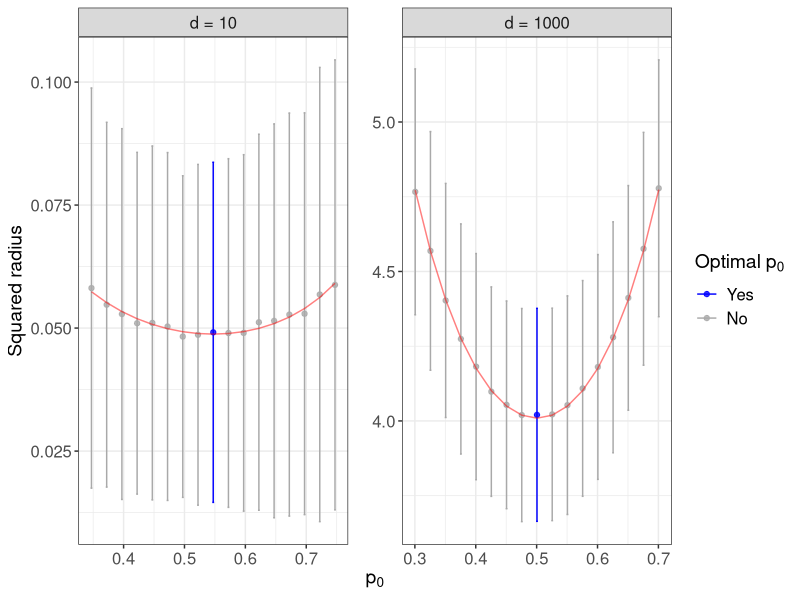

Recreate this plot in R.
# Squared radius plot for split LRT around optimal proportions

library(tidyverse)
library(data.table)
library(grid)

# Create theme
paper_theme <- theme_bw() +
  theme(plot.title = element_text(hjust = 0.5, size = 16),
        plot.subtitle = element_text(hjust = 0.5, size = 14),
        legend.title = element_text(size = 14),
        axis.title = element_text(size = 14),
        legend.text = element_text(size = 12),
        axis.text = element_text(size = 12),
        strip.text = element_text(size = 12),
        panel.spacing = unit(1.2, "lines"))

# Read in data
radius_data <- fread(file = "sim_data/fig03.csv")

# Get squared radius summaries
sq_radius_data <- radius_data %>% 
  group_by(n, d, p0) %>% 
  summarise(mean_sq_rad = mean(C_sq_radius),
            sd_sq_rad = sd(C_sq_radius),
            n_sim = n()) %>% 
  ungroup() %>% 
  mutate(dimension = factor(d, levels = c(10, 1000),
                            labels = c("d = 10", "d = 1000")))

########################
##### Create plots #####
########################

# Optimal p0 plot
opt_p0 <- function(d, alpha) {
  return(1 + (2*d - sqrt(4*d^2 + 8*d*log(1/alpha))) / (4*log(1/alpha)))
}

# Sq radius ratio plot
alpha <- 0.1

sq_radius_plot <- sq_radius_data %>%
  mutate(expectation = 2*log(1/alpha)/(n*p0) + (1/(n*p0) + 1/(n*(1-p0)))*d,
         optimal = abs(opt_p0(d, alpha) - p0) < 0.01,
         ymin_val = as.numeric((mean_sq_rad - qnorm(0.975)*sd_sq_rad) *
                                 I(mean_sq_rad - qnorm(0.975)*sd_sq_rad > 0)),
         ymax_val = as.numeric(mean_sq_rad + qnorm(0.975)*sd_sq_rad)) %>% 
  ggplot(aes(x = p0, y = mean_sq_rad, col = optimal)) +
  geom_point(alpha = 0.8) +
  facet_wrap(. ~ dimension, scales = "free") +
  geom_errorbar(aes(x = p0, ymin = ymin_val, ymax = ymax_val),
                alpha = 1) +
  geom_line(aes(x = p0, y = expectation), alpha = 0.5, col = "red") +
  labs(x = expression(p[0]),
       y = "Squared radius",
       col = expression("Optimal"~p[0]),
       title = expression("Squared Radius of Multivariate Normal Split LRT w/ Varying"~p[0]),
       subtitle = "Red curve: expected squared radius") +
  scale_color_manual(values = c("blue", "darkgrey"), limits = c(T, F),
                     labels = c("Yes", "No")) +
  paper_theme

#####################
##### Save plot #####
#####################

ggsave(plot = sq_radius_plot + labs(title = NULL, subtitle = NULL),
       filename = "sim_plots/figure_03.pdf",
       width = 8, height = 3)
